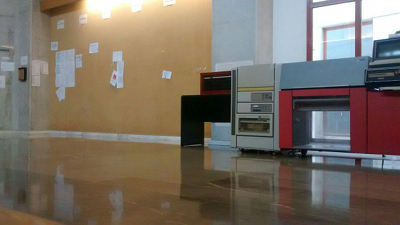
//> input picture Proyecto/Codigo/imagenes/comp1.jpg, 400 x 225 px, given in place of Tablero1.jpg, which was not available
$ ./main   (built with g++ and OpenCV 4)
//> lines starting //> are read from the running program, lines starting //| are printed output that depends on the picture; pictures that were not available may be replaced by others from this repository, and a replacement may not be noted
### Trabajo2/trabajo1/convolucion.hpp
#ifndef CONVOLUCION_HPP
#define CONVOLUCION_HPP

#include<opencv2/opencv.hpp>

using namespace cv;
using namespace std;

float f(float x, float sigma);
Mat calcularVectorMascara(float sigma, float(*f)(float, float));
Mat obtenerVectorOrlado1C(Mat &senal, Mat &mascara, int cond_contorno);
Mat calcularConvolucionVectores1C(Mat &senal, Mat &mascara, int cond_contorno);
Mat convolucion2D1C(Mat &im, float sigma, int cond_bordes);
Mat convolucion2D(Mat &im, float sigma, int cond_bordes);


#endif

### Trabajo2/trabajo1/imagenes.hpp
#ifndef IMAGENES_HPP
#define IMAGENES_HPP

#include<opencv2/opencv.hpp>

using namespace cv;
using namespace std;

Mat leeImagen(string nombreArchivo, int flagColor = 1);
float cambioDeRango(float t, float a, float b, float c, float d);
Mat reajustarRango1C(Mat im);
Mat reajustarRango(Mat im);
void mostrarImagen(string nombreVentana, Mat &im, int tipoVentana = 1);
void mostrarImagenes(string nombreVentana, vector<Mat> &imagenes);
void modificarPixeles(Mat &im, vector<Point> &coordenadas, int color1 = 0, int color2 = 0, int color3 = 0);


#endif

### Trabajo2/trabajo1/imagenes.cpp
#include<opencv2/opencv.hpp>
#include<iostream>
#include "imagenes.hpp"

using namespace std;
using namespace cv;

/*
Funcion que lee una imagen desde un archivo y devuelve el objeto Mat donde se almacena.
@ nombreArchivo: nombre del archivo desde el que se lee la imagen.
@ flagColor: opci?n de lectura de la imagen. Tenemos por defecto el valor 1 al igual que la funcion imread de OpenCV.
*/
// [9 lines left out: function leeImagen, not called in this run]


/*
Funcion que lleva un @t en el rango [@a, @b] al rango [@c, @d] mediante una transformacion lineal.
*/
float cambioDeRango(float t, float a, float b, float c, float d) {
	return 1.0 * (t - a) / (b - a)*(d - c) + c;
}

/*
Funcion que reajusta el rango de una matriz al rango [0,255] para que se muestren correctamente las frencuencias altas (tanto negativas como positivas)
@im: la imagen CV_32F a la que reajustaremos el rango.
*/

// [22 lines left out: function reajustarRango1C, not called in this run]

/*
Funcion que reajusta el rango de una matriz al rango [0,255] para que se muestren correctamente las frencuencias altas (tanto negativas como positivas)
@im: la imagen CV_32F o CV_32FC3 a la que reajustaremos el rango.
*/
// [19 lines left out: function reajustarRango, not called in this run]

/*
Funcion que muestra una imagen por pantalla.
@ nombreVentana: el nombre de la ventana que crearemos y en la que mostraremos la imagen.
@ im: la imagen a mostrar
@ tipoVentana: el tipo de ventana que queremos crear, por defecto es 1, es decir una ventana que se ajusta al tamanio de la imagen.
*/
void mostrarImagen(string nombreVentana, Mat &im, int tipoVentana) {
	if (!im.empty()) {
		namedWindow(nombreVentana, tipoVentana);
		imshow(nombreVentana, im);
	}
	else
		cout << "La imagen no se cargo correctamente" << endl;
}


/*
Funcion que combina varias imagenes en una sola.
@nombreVentana = nombre de la ventana en la que mostrar la imagen resultante.
@imagenes = lista de imagenes a mostrar.
*/
void mostrarImagenes(string nombreVentana, vector<Mat> &imagenes) {
	int colCollage = 0, filCollage = 0; //aqui almacenaremos las columnas y las filas de la imagen que sera la union de todas las demas.
	int contadorColumnas = 0;
	for (Mat & im : imagenes) {
		if (im.channels() < 3) cvtColor(im, im, CV_GRAY2RGB); //cambiamos la codificacion del color de algunas im?genes para que no nos de fallos al crear el collage.
		colCollage += im.cols; //sumamos las columnas
		if (im.rows > filCollage) filCollage = im.rows; //obtenemos el maximo numero de filas que vamos a necesitar
	}

	Mat collage = Mat::zeros(filCollage, colCollage, CV_8UC3); //Creamos la imagen con las dimensiones deseadas y todos los p?xeles inicializados a cero.

	Rect roi; //objeto con el que definiremos el ROI
	Mat imroi; //submatriz de la imagen Collage donde copiaremos la imagen que corresponda.

	for (Mat & im : imagenes) {
		roi = Rect(contadorColumnas, 0, im.cols, im.rows); //Vamos moviendo el ROI para que las imagenes queden juntas y ajustandolo al tama駉 de la imagen que corresponda.
		contadorColumnas += im.cols;
		imroi = Mat(collage, roi); //(stackoverflow.com/questions/8206466/how-to-set-roi-in-opencv)

		im.copyTo(imroi);
		//Lo que sucede cuando no coincide el formato de destino y el de origen es que lo que se copia son pixeles negros.
	}

	mostrarImagen(nombreVentana, collage, 0);

}

/*
Funcion que modifica el color de los p?xeles indicados.
@ im = la imagen a la que le vamos a modificar los p?xeles.
@ coordenadas = lista de coordenadas de los p?xeles indicados.
@ color1, color2 y color3 = son tres colores, estamos pensando en trabajar con imagenes de 1 o 3 canales con lo que en cada caso se usara los colores necesarios.
*/
// [15 lines left out: function modificarPixeles, not called in this run]

### Trabajo2/trabajo1/main.cpp
#include<opencv2/opencv.hpp>
#include<vector>

#include "imagenes.hpp"
#include "convolucion.hpp"

using namespace std;
using namespace cv;

# define M_PI           3.14159265358979323846

void mostrarMatriz(Mat &m) {
	for (int i = 0; i < m.rows; i++) {
		for (int j = 0; j < m.cols; j++)
			cout << "|" << m.at<float>(i, j) << "|";
		cout << endl;
	}

	cout << endl;
}

//BONUS 1:

//Declaramos las funciones que intervienen en las mascaras y de las que por tanto muestrearemos.

float parte1PrimeraDerivada (float x, float sigma) {
	return 1/(2*M_PI*sigma*sigma)*(-x/(sigma*sigma))*exp(-(x*x)/(2*sigma*sigma));
}

float parte2PrimeraDerivada(float x, float sigma) {
	return exp(-(x*x) / (2 * sigma*sigma));
}

float parte1SegundaDerivada(float x, float sigma) {
	return (1 / (2 * M_PI*sigma*sigma)) * (((-1 / (sigma*sigma))*exp(-(x*x) / (2 * sigma*sigma))) + ((-x / (sigma*sigma)) * (-x / (sigma*sigma)) * exp(-(x*x) / (2 * sigma*sigma))));
}

float parte2SegundaDerivada(float x, float sigma) {
	return exp(-(x*x) / (2 * sigma*sigma));
}

/*
Funcion que calcula las dos mascaras en las que se puede descomponer la mascara 2D de la primera parcial (con respecto a x o y) de una Gaussiana.
@sigma: el parametro sigma del que dependen las funciones de la mascara.
@parte1: matriz donde se almacenara la primera parte de la mascara (la relacionada con la funcion parte1PrimeraDerivada).
@parte2: matriz donde se almacenara la segunda parte de la mascara (la relacionada con la funcion parte2PrimeraDerivada).
*/
void calcularMascarasPrimeraDerivada(float sigma, Mat &parte1, Mat &parte2) {
	parte1 = calcularVectorMascara(sigma, parte1PrimeraDerivada);
	parte2 = calcularVectorMascara(sigma, parte2PrimeraDerivada);
}

/*
Funcion que calcula las dos mascaras en las que se puede descomponer la mascara 2D de la segunda parcial (con respecto a x o y, dos veces) de una Gaussiana.
@sigma: el parametro sigma del que dependen las funciones de la mascara.
@parte1: matriz donde se almacenara la primera parte de la mascara (la relacionada con la funcion parte1SegundaDerivada).
@parte2: matriz donde se almacenara la segunda parte de la mascara (la relacionada con la funcion parte2SegundaDerivada).
*/
void calcularMascarasSegundaDerivada(float sigma, Mat &parte1, Mat &parte2) {
	parte1 = calcularVectorMascara(sigma, parte1SegundaDerivada);
	parte2 = calcularVectorMascara(sigma, parte2SegundaDerivada);
}

class Punto{
public:
	float x, y;

	Punto() {
		x = 0.0;
		y = 0.0;
	}

	Punto(float a, float b) {
		x = a;
		y = b;
	}
};

/*
Funcion que obtiene la matriz de coeficientes para el sistema del calculo de la homografia dados los puntos muestreados en las im醙enes estudiadas.
@puntos_origen: puntos muestreados en la imagen de partida.
@puntos_destino: puntos muestreados en la imagen de destino.
*/
Mat obtenerMatrizCoeficientes(vector<Punto> puntos_origen, vector<Punto> puntos_destino) {
	int puntos_muestreados = puntos_origen.size();
	Mat A = Mat(2 * puntos_muestreados, 9, CV_32F, 0.0);
	Punto punto_og, punto_dst;

	//Construimos la matriz de coeficientes A tal y como lo tenemos en las trasparencias.
	for (int i = 0; i < 2*puntos_muestreados; i = i+2) {
		punto_og = puntos_origen.at(i/2);
		punto_dst = puntos_destino.at(i/2);
		A.at<float>(i, 0) = punto_og.x; A.at<float>(i, 1) = punto_og.y; A.at<float>(i, 2) = 1.0;
		A.at<float>(i, 6) = -punto_dst.x*punto_og.x; A.at<float>(i, 7) = -punto_dst.x*punto_og.y; A.at<float>(i, 8) = -punto_dst.x;
		A.at<float>(i+1, 3) = punto_og.x; A.at<float>(i+1, 4) = punto_og.y; A.at<float>(i+1, 5) = 1.0;
		A.at<float>(i+1, 6) = -punto_dst.y*punto_og.x; A.at<float>(i+1, 7) = -punto_dst.y*punto_og.y; A.at<float>(i+1, 8) = -punto_dst.y;
	}

	return A;
}

/*
Obtenemos la matriz de trasnformacion que lleva una imagen a la otra, de forma aproximada:
@puntos_origen: puntos muestreados en la imagen de partida.
@puntos_destino: puntos muestreados en la imagen de destino.
*/
Mat obtenerMatrizTransformacion(vector<Punto> puntos_origen, vector<Punto> puntos_destino) {
	Mat A, w, u, vt;

	//obtenemos la matriz de coeficientes:
	A = obtenerMatrizCoeficientes(puntos_origen, puntos_destino);

	//Obtenemos la descomposicion SVD de la matriz de coeficientes, la matriz que nos interesa es la vT:
	SVD::compute(A, w, u, vt);

	Mat H = Mat(3, 3, CV_32F);

	//Construimos la matriz de transformacion con la ultima columna de v o lo que es lo mismo la ultima fila de vT:
	for (int i = 0; i < 3; i++)
		for (int j = 0; j < 3; j++)
			H.at<float>(i, j) = vt.at<float>(8, i * 3 + j);

	return H;
}


int main(int argc, char* argv[]) {

	cout << "OpenCV detectada " << endl;

	Mat tablero1 = imread("imagenes/Tablero1.jpg");
//> tablero1 is the input picture: 225 rows x 400 cols, CV_8UC3; mean B, G, R 99.2, 110.6, 120.9
	Mat tablero2 = imread("imagenes/Tablero2.jpg");
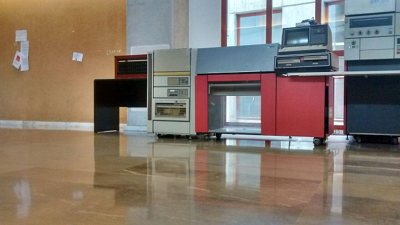
//> input picture Proyecto/Codigo/imagenes/comp2.jpg, 400 x 225 px, given in place of Tablero2.jpg, which was not available
//> tablero2 is the input picture: 225 rows x 400 cols, CV_8UC3; mean B, G, R 106.7, 117.4, 129.8

	vector<Punto> ptos_tablero1;
	vector<Punto> ptos_tablero2;

	//Almacenamos las coordenadas de los ptos en correspondencia que hemos muestreado de cada imagen:
	ptos_tablero1.push_back(Punto(175, 70));
	ptos_tablero1.push_back(Punto(532, 41));
	ptos_tablero1.push_back(Punto(158, 423));
	ptos_tablero1.push_back(Punto(526, 464));
	ptos_tablero1.push_back(Punto(261, 165));
	ptos_tablero1.push_back(Punto(416, 160));
	ptos_tablero1.push_back(Punto(254, 327));
	ptos_tablero1.push_back(Punto(413, 335));
	ptos_tablero1.push_back(Punto(311, 109));
	ptos_tablero1.push_back(Punto(355, 390));

	ptos_tablero2.push_back(Punto(168, 46));
	ptos_tablero2.push_back(Punto(500, 120));
	ptos_tablero2.push_back(Punto(101, 392));
	ptos_tablero2.push_back(Punto(432, 442));
	ptos_tablero2.push_back(Punto(248, 164));
	ptos_tablero2.push_back(Punto(391, 195));
	ptos_tablero2.push_back(Punto(218, 312));
	ptos_tablero2.push_back(Punto(362, 337));
	ptos_tablero2.push_back(Punto(306, 125));
	ptos_tablero2.push_back(Punto(305, 377));

	Mat H = obtenerMatrizTransformacion(ptos_tablero1, ptos_tablero2);
	Mat tablero1_transformada;

	warpPerspective(tablero1, tablero1_transformada, H, Size(tablero2.cols, tablero2.rows));
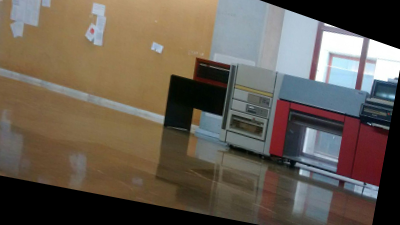
//> tablero1_transformada: 225 rows x 400 cols, CV_8UC3; mean B, G, R 81.6, 92.8, 102.4

	vector<Mat> imagenes;

	imagenes.push_back(tablero1);
	imagenes.push_back(tablero1_transformada);
	imagenes.push_back(tablero2);


	mostrarImagenes("Calcular homografia (Aparado 1):", imagenes);
//> the loop in mostrarImagenes, `for (Mat & im : imagenes)` made 3 passes
//> after the loop in mostrarImagenes, `for (Mat & im : imagenes)`: colCollage = 1200; filCollage = 225
//> in mostrarImagenes, `Mat collage = Mat::zeros(filCollage, colCollage, CV_8UC3);`: collage: 225 rows x 1200 cols, CV_8UC3; every value is 0
//> after the loop in mostrarImagenes, `for (Mat & im : imagenes)`: contadorColumnas = 1200
//> in mostrarImagen, `imshow(nombreVentana, im);`:
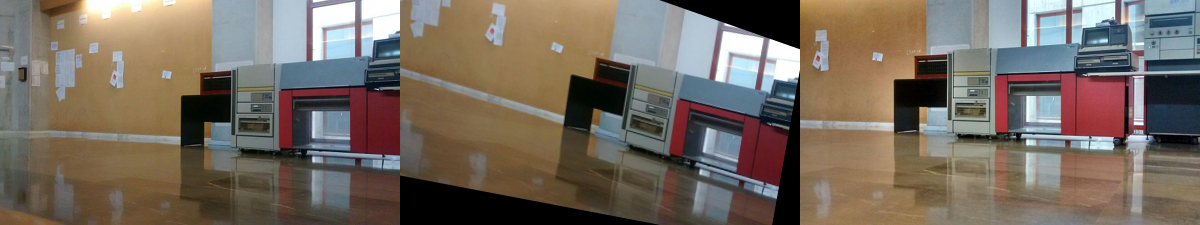
//> window 'Calcular homografia (Aparado 1': 225 rows x 1200 cols, CV_8UC3; mean B, G, R 95.8, 106.9, 117.7

	Mat yosemite1 = imread("imagenes/Yosemite1.jpg", 0);
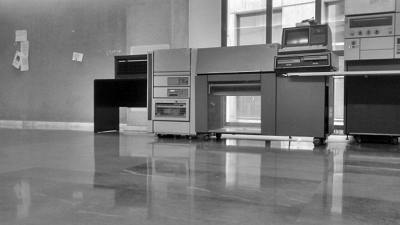
//> yosemite1: 225 rows x 400 cols, CV_8UC1; min 0, max 255, mean 119.9
	vector<KeyPoint> kp;
	Ptr<BRISK> ptrbrisk_yosem = BRISK::create();
	Mat descriptor;
	ptrbrisk_yosem->detect(yosemite1, kp);
//> kp = 484 keypoints; strongest (x, y, size): (341, 123, 16.9), (342, 124, 12.9), (334, 123, 13.2), (121, 108, 14.8)
	ptrbrisk_yosem->compute(yosemite1, kp, descriptor);

	cout << "Acaba el codigo de Bel" << endl;

	waitKey(0);
	destroyAllWindows();

	system("PAUSE");
	return 0;
}
